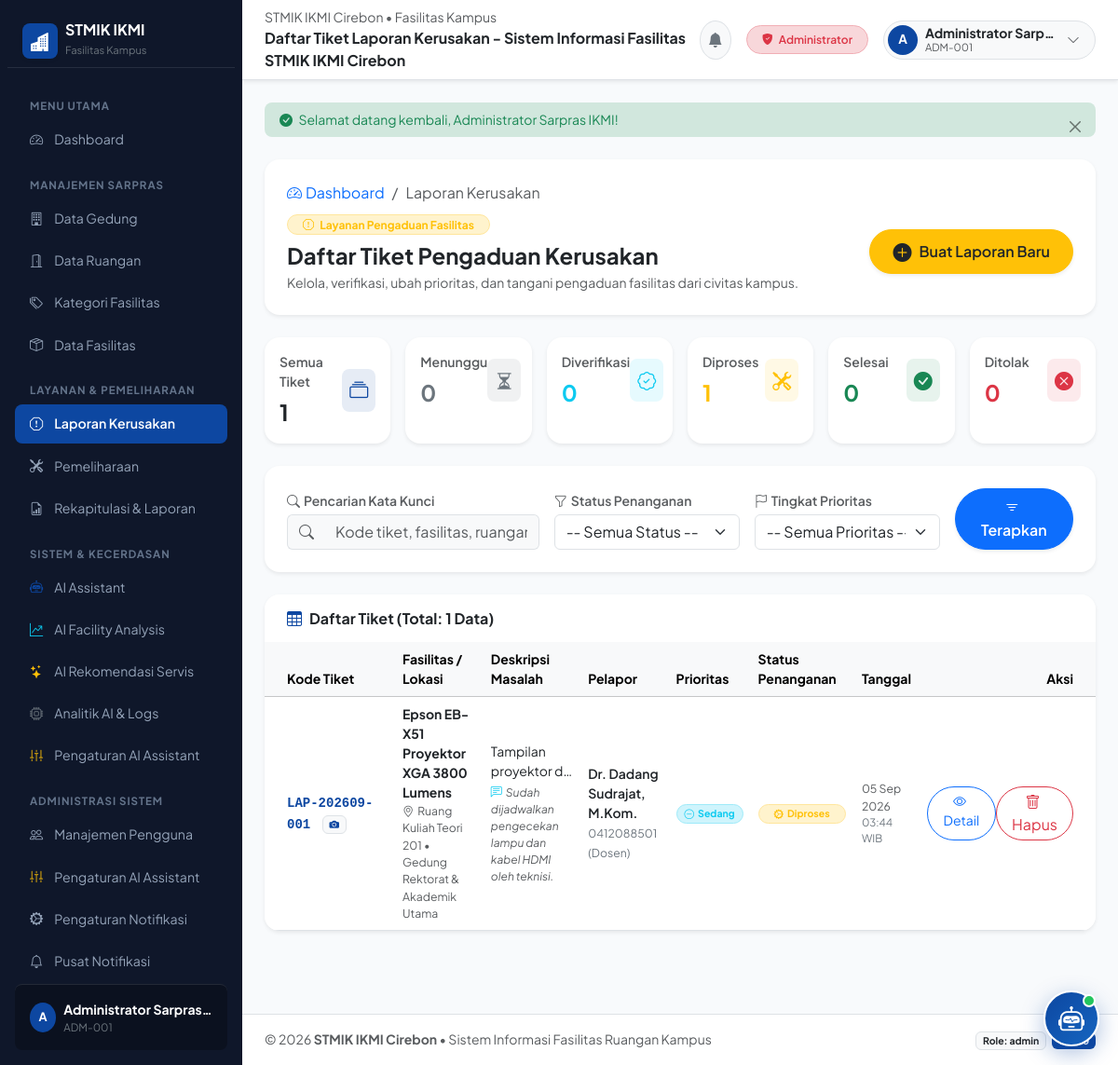
Screenshot of /public/laporan (signed in) with the database file from the repository.
### tables this page shows
CREATE TABLE `laporan_kerusakan` (
  `id` int unsigned NOT NULL AUTO_INCREMENT,
  `kode_laporan` varchar(50) NOT NULL,
  `user_id` int unsigned NOT NULL,
  `fasilitas_id` int unsigned NOT NULL,
  `ruangan_id` int unsigned NOT NULL,
  `deskripsi` text NOT NULL,
  `foto` varchar(255) DEFAULT NULL,
  `prioritas` enum('rendah','sedang','tinggi','darurat') NOT NULL DEFAULT 'sedang',
  `status` enum('menunggu','diverifikasi','diproses','selesai','ditolak') NOT NULL DEFAULT 'menunggu',
  `catatan_petugas` text,
  `created_at` timestamp NOT NULL DEFAULT CURRENT_TIMESTAMP,
  `updated_at` timestamp NOT NULL DEFAULT CURRENT_TIMESTAMP ON UPDATE CURRENT_TIMESTAMP,
  PRIMARY KEY (`id`),
  UNIQUE KEY `uq_laporan_kode_laporan` (`kode_laporan`),
  KEY `idx_laporan_user_id` (`user_id`),
  KEY `idx_laporan_fasilitas_id` (`fasilitas_id`),
  KEY `idx_laporan_ruangan_id` (`ruangan_id`),
  KEY `idx_laporan_status` (`status`),
  KEY `idx_laporan_prioritas` (`prioritas`),
  KEY `idx_laporan_created_at` (`created_at`),
  CONSTRAINT `fk_laporan_fasilitas` FOREIGN KEY (`fasilitas_id`) REFERENCES `fasilitas` (`id`) ON DELETE RESTRICT ON UPDATE CASCADE,
  CONSTRAINT `fk_laporan_ruangan` FOREIGN KEY (`ruangan_id`) REFERENCES `ruangan` (`id`) ON DELETE RESTRICT ON UPDATE CASCADE,
  CONSTRAINT `fk_laporan_user` FOREIGN KEY (`user_id`) REFERENCES `users` (`id`) ON DELETE RESTRICT ON UPDATE CASCADE
);

CREATE TABLE `fasilitas` (
  `id` int unsigned NOT NULL AUTO_INCREMENT,
  `kode_inventaris` varchar(50) NOT NULL,
  `nama` varchar(150) NOT NULL,
  `kategori_id` int unsigned NOT NULL,
  `ruangan_id` int unsigned NOT NULL,
  `jumlah` int unsigned NOT NULL DEFAULT '1',
  `kondisi` enum('baik','rusak_ringan','rusak_berat','tidak_layak','hilang') NOT NULL DEFAULT 'baik',
  `tahun_pengadaan` year NOT NULL,
  `foto` varchar(255) DEFAULT NULL,
  `keterangan` text,
  `created_at` timestamp NOT NULL DEFAULT CURRENT_TIMESTAMP,
  `updated_at` timestamp NOT NULL DEFAULT CURRENT_TIMESTAMP ON UPDATE CURRENT_TIMESTAMP,
  PRIMARY KEY (`id`),
  UNIQUE KEY `uq_fasilitas_kode_inventaris` (`kode_inventaris`),
  KEY `idx_fasilitas_kategori_id` (`kategori_id`),
  KEY `idx_fasilitas_ruangan_id` (`ruangan_id`),
  KEY `idx_fasilitas_kondisi` (`kondisi`),
  KEY `idx_fasilitas_tahun_pengadaan` (`tahun_pengadaan`),
  CONSTRAINT `fk_fasilitas_kategori` FOREIGN KEY (`kategori_id`) REFERENCES `kategori_fasilitas` (`id`) ON DELETE RESTRICT ON UPDATE CASCADE,
  CONSTRAINT `fk_fasilitas_ruangan` FOREIGN KEY (`ruangan_id`) REFERENCES `ruangan` (`id`) ON DELETE RESTRICT ON UPDATE CASCADE
);

CREATE TABLE `ruangan` (
  `id` int unsigned NOT NULL AUTO_INCREMENT,
  `gedung_id` int unsigned NOT NULL,
  `kode_ruangan` varchar(30) NOT NULL,
  `nama_ruangan` varchar(100) NOT NULL,
  `lantai` tinyint NOT NULL DEFAULT '1',
  `jenis_ruangan` enum('Kelas','Laboratorium','Ruang Dosen','Ruang Administrasi','Ruang Rapat','Ruang Seminar','Lainnya') NOT NULL DEFAULT 'Kelas',
  `kapasitas` smallint unsigned NOT NULL DEFAULT '0',
  `status` enum('tersedia','digunakan','perbaikan','nonaktif') NOT NULL DEFAULT 'tersedia',
  `keterangan` text,
  `created_at` timestamp NOT NULL DEFAULT CURRENT_TIMESTAMP,
  `updated_at` timestamp NOT NULL DEFAULT CURRENT_TIMESTAMP ON UPDATE CURRENT_TIMESTAMP,
  PRIMARY KEY (`id`),
  UNIQUE KEY `uq_ruangan_kode_ruangan` (`kode_ruangan`),
  KEY `idx_ruangan_gedung_id` (`gedung_id`),
  KEY `idx_ruangan_jenis_ruangan` (`jenis_ruangan`),
  KEY `idx_ruangan_status` (`status`),
  CONSTRAINT `fk_ruangan_gedung` FOREIGN KEY (`gedung_id`) REFERENCES `gedung` (`id`) ON DELETE RESTRICT ON UPDATE CASCADE
);

CREATE TABLE `gedung` (
  `id` int unsigned NOT NULL AUTO_INCREMENT,
  `kode_gedung` varchar(20) NOT NULL,
  `nama_gedung` varchar(100) NOT NULL,
  `lokasi` varchar(255) DEFAULT NULL,
  `jumlah_lantai` tinyint unsigned NOT NULL DEFAULT '1',
  `deskripsi` text,
  `keterangan` text,
  `status` enum('aktif','renovasi','nonaktif') NOT NULL DEFAULT 'aktif',
  `created_at` timestamp NOT NULL DEFAULT CURRENT_TIMESTAMP,
  `updated_at` timestamp NOT NULL DEFAULT CURRENT_TIMESTAMP ON UPDATE CURRENT_TIMESTAMP,
  PRIMARY KEY (`id`),
  UNIQUE KEY `uq_gedung_kode_gedung` (`kode_gedung`),
  KEY `idx_gedung_status` (`status`)
);

CREATE TABLE `users` (
  `id` int unsigned NOT NULL AUTO_INCREMENT,
  `role_id` int unsigned NOT NULL,
  `nomor_induk` varchar(50) NOT NULL COMMENT 'NIM / NIDN / NIP Civitas STMIK IKMI',
  `nama_lengkap` varchar(100) NOT NULL,
  `email` varchar(100) NOT NULL,
  `password` varchar(255) NOT NULL COMMENT 'Password terenkripsi (Bcrypt hash)',
  `telepon` varchar(20) DEFAULT NULL,
  `jenis_pengguna` enum('dosen','mahasiswa','staff','umum') NOT NULL DEFAULT 'mahasiswa',
  `status` enum('aktif','nonaktif') NOT NULL DEFAULT 'aktif',
  `created_at` timestamp NOT NULL DEFAULT CURRENT_TIMESTAMP,
  `updated_at` timestamp NOT NULL DEFAULT CURRENT_TIMESTAMP ON UPDATE CURRENT_TIMESTAMP,
  PRIMARY KEY (`id`),
  UNIQUE KEY `uq_users_nomor_induk` (`nomor_induk`),
  UNIQUE KEY `uq_users_email` (`email`),
  KEY `idx_users_role_id` (`role_id`),
  KEY `idx_users_status` (`status`),
  KEY `idx_users_jenis_pengguna` (`jenis_pengguna`),
  CONSTRAINT `fk_users_role` FOREIGN KEY (`role_id`) REFERENCES `roles` (`id`) ON DELETE RESTRICT ON UPDATE CASCADE
);

### app/views/laporan/index.php (the view, shortened to what the rows shown need)
<div class="container-fluid p-0">
    <div class="card border-0 shadow-sm rounded-4 bg-white overflow-hidden mb-4">
        <div class="card-body p-0">
            <div class="table-responsive">
                <table class="table table-hover align-middle mb-0 small">
                    <thead class="table-light">
                        <tr>
                            <th class="ps-4" style="width: 140px;">Kode Tiket</th>
                            <th>Fasilitas / Lokasi</th>
                            <th>Deskripsi Masalah</th>
                            <?php if ($role !== 'pengguna'): ?>
                            <th>Pelapor</th>
                            <?php endif; ?>
                            <th>Prioritas</th>
                            <th>Status Penanganan</th>
                            <th>Tanggal</th>
                            <th class="text-end pe-4">Aksi</th>
                        </tr>
                    </thead>
                    <tbody>
                        <?php if (!empty($laporan_list)): ?>
                            <?php foreach ($laporan_list as $l): ?>
                            <tr>
                                <td class="ps-4">
                                    <a href="<?= base_url('laporan/detail/' . $l['id']) ?>" class="fw-bold font-monospace text-primary text-decoration-none">
                                        <?= htmlspecialchars($l['kode_laporan']) ?>
                                    </a>
                                    <?php if (!empty($l['foto'])): ?>
                                        <span class="badge bg-light text-muted border ms-1" title="Disertai foto bukti">
                                            <i class="bi bi-camera-fill text-primary"></i>
                                        </span>
                                    <?php endif; ?>
                                </td>
                                <td>
                                    <div class="fw-bold text-dark"><?= htmlspecialchars($l['nama_fasilitas']) ?></div>
                                    <small class="text-muted d-block">
                                        <i class="bi bi-geo-alt me-1"></i><?= htmlspecialchars($l['nama_ruangan']) ?> &bull; <?= htmlspecialchars($l['nama_gedung']) ?>
                                    </small>
                                </td>
                                <td>
                                    <div class="text-dark text-wrap" style="max-width: 260px; display: -webkit-box; -webkit-line-clamp: 2; -webkit-box-orient: vertical; overflow: hidden;">
                                        <?= htmlspecialchars($l['deskripsi']) ?>
                                    </div>
                                    <?php if (!empty($l['catatan_petugas'])): ?>
                                        <div class="text-muted fst-italic mt-1" style="font-size: 0.75rem;">
                                            <i class="bi bi-chat-left-text me-1 text-info"></i><?= htmlspecialchars($l['catatan_petugas']) ?>
                                        </div>
                                    <?php endif; ?>
                                </td>
                                <?php if ($role !== 'pengguna'): ?>
                                <td>
                                    <div class="fw-semibold text-dark"><?= htmlspecialchars($l['pelapor']) ?></div>
                                    <small class="text-secondary"><?= htmlspecialchars($l['nomor_induk'] ?? '') ?> (<?= ucfirst($l['jenis_pengguna'] ?? 'civitas') ?>)</small>
                                </td>
                                <?php endif; ?>
                                <td>
                                    <?php if ($l['prioritas'] === 'darurat'): ?>
                                        <span class="badge bg-danger-subtle text-danger border border-danger-subtle px-2 py-1 rounded-pill">
                                            <i class="bi bi-exclamation-triangle-fill me-1"></i>Darurat
                                        </span>
                                    <?php elseif ($l['prioritas'] === 'tinggi'): ?>
                                        <span class="badge bg-warning-subtle text-warning border border-warning-subtle px-2 py-1 rounded-pill">
                                            <i class="bi bi-arrow-up-circle-fill me-1"></i>Tinggi
                                        </span>
                                    <?php elseif ($l['prioritas'] === 'sedang'): ?>
                                        <span class="badge bg-info-subtle text-info border border-info-subtle px-2 py-1 rounded-pill">
                                            <i class="bi bi-dash-circle me-1"></i>Sedang
                                        </span>
                                    <?php else: ?>
                                        <span class="badge bg-secondary-subtle text-secondary border border-secondary-subtle px-2 py-1 rounded-pill">
                                            <i class="bi bi-arrow-down-circle me-1"></i>Rendah
                                        </span>
                                    <?php endif; ?>
                                </td>
                                <td>
                                    <?php if ($l['status'] === 'menunggu'): ?>
                                        <span class="badge bg-secondary-subtle text-secondary border border-secondary-subtle px-3 py-1 rounded-pill">
                                            <i class="bi bi-hourglass me-1"></i>Menunggu
                                        </span>
                                    <?php elseif ($l['status'] === 'diverifikasi'): ?>
                                        <span class="badge bg-info-subtle text-info border border-info-subtle px-3 py-1 rounded-pill">
                                            <i class="bi bi-patch-check me-1"></i>Diverifikasi
                                        </span>
                                    <?php elseif ($l['status'] === 'diproses'): ?>
                                        <span class="badge bg-warning-subtle text-warning border border-warning-subtle px-3 py-1 rounded-pill">
                                            <i class="bi bi-gear-wide-connected me-1"></i>Diproses
                                        </span>
                                    <?php elseif ($l['status'] === 'selesai'): ?>
                                        <span class="badge bg-success-subtle text-success border border-success-subtle px-3 py-1 rounded-pill">
                                            <i class="bi bi-check-circle-fill me-1"></i>Selesai
                                        </span>
                                    <?php else: ?>
                                        <span class="badge bg-danger-subtle text-danger border border-danger-subtle px-3 py-1 rounded-pill">
                                            <i class="bi bi-x-circle-fill me-1"></i>Ditolak
                                        </span>
                                    <?php endif; ?>
                                </td>
                                <td>
                                    <div class="text-muted small"><?= date('d M Y', strtotime($l['created_at'])) ?></div>
                                    <div class="text-secondary" style="font-size: 0.72rem;"><?= date('H:i', strtotime($l['created_at'])) ?> WIB</div>
                                </td>
                                <td class="text-end pe-4">
    <div class="btn-group btn-group-sm">
        <a href="<?= base_url('laporan/detail/' . $l['id']) ?>"
           class="btn btn-outline-primary rounded-pill px-3 py-1"
           title="Lihat Detail & Timeline">
            <i class="bi bi-eye me-1"></i> Detail
        </a>
        <?php if ($role === 'admin'): ?>
        <form action="<?= base_url('laporan/hapus/' . $l['id']) ?>"
              method="POST"
              class="d-inline"
              onsubmit="return confirm('Apakah Anda yakin ingin menghapus laporan <?= htmlspecialchars($l['kode_laporan'], ENT_QUOTES, 'UTF-8') ?>? Data yang dihapus tidak dapat dikembalikan.');">
            <button type="submit"
                    class="btn btn-outline-danger rounded-pill px-3 py-1"
                    title="Hapus Laporan">
                <i class="bi bi-trash me-1"></i> Hapus
            </button>
        </form>
        <?php endif; ?>
    </div>
</td>
                            </tr>
                            <?php endforeach; ?>
                        <?php endif; ?>
                    </tbody>
                </table>
            </div>
        </div>
    </div>
</div>

### rows the page displays
laporan_kerusakan: kode_laporan "LAP-202609-001", fasilitas.nama "Epson EB-X51 Proyektor XGA 3800 Lumens", ruangan.nama_ruangan "Ruang Kuliah Teori 201", gedung.nama_gedung "Gedung Rektorat & Akademik Utama", deskripsi "Tampilan proyektor…", catatan_petugas "Sudah dijadwalkan pengecekan lampu dan kabel HDMI oleh teknisi.", user.nama_lengkap "Dr. Dadang Sudrajat, M.Kom.", user.nomor_induk "0412088501", user.jenis_pengguna "Dosen", prioritas "sedang" (drawn), status "diproses" (drawn), created_at "05 Sep 2026", created_at "03:44"

### other values shown
substr(Auth::user()['nama_lengkap'] ?? 'U', 0, 1) "A"
Auth::user()['nama_lengkap'] "Administrator Sarpras…"
Auth::user()['nomor_induk'] "ADM-001"
$title "Daftar Tiket Laporan Kerusakan - Sistem Informasi Fasilitas STMIK IKMI Cirebon"
$roleLabel "Administrator"
substr($user['nama_lengkap'] ?? 'U', 0, 1) "A"
$user['nama_lengkap'] "Administrator Sarp…"
$user['nomor_induk'] "ADM-001"
$_SESSION['flash_success'] "Selamat datang kembali, Administrator Sarpras IKMI!"
$summary['total'] "1"
$summary['menunggu'] "0"
$summary['diverifikasi'] "0"
$summary['diproses'] "1"
$summary['selesai'] "0"
$summary['ditolak'] "0"
